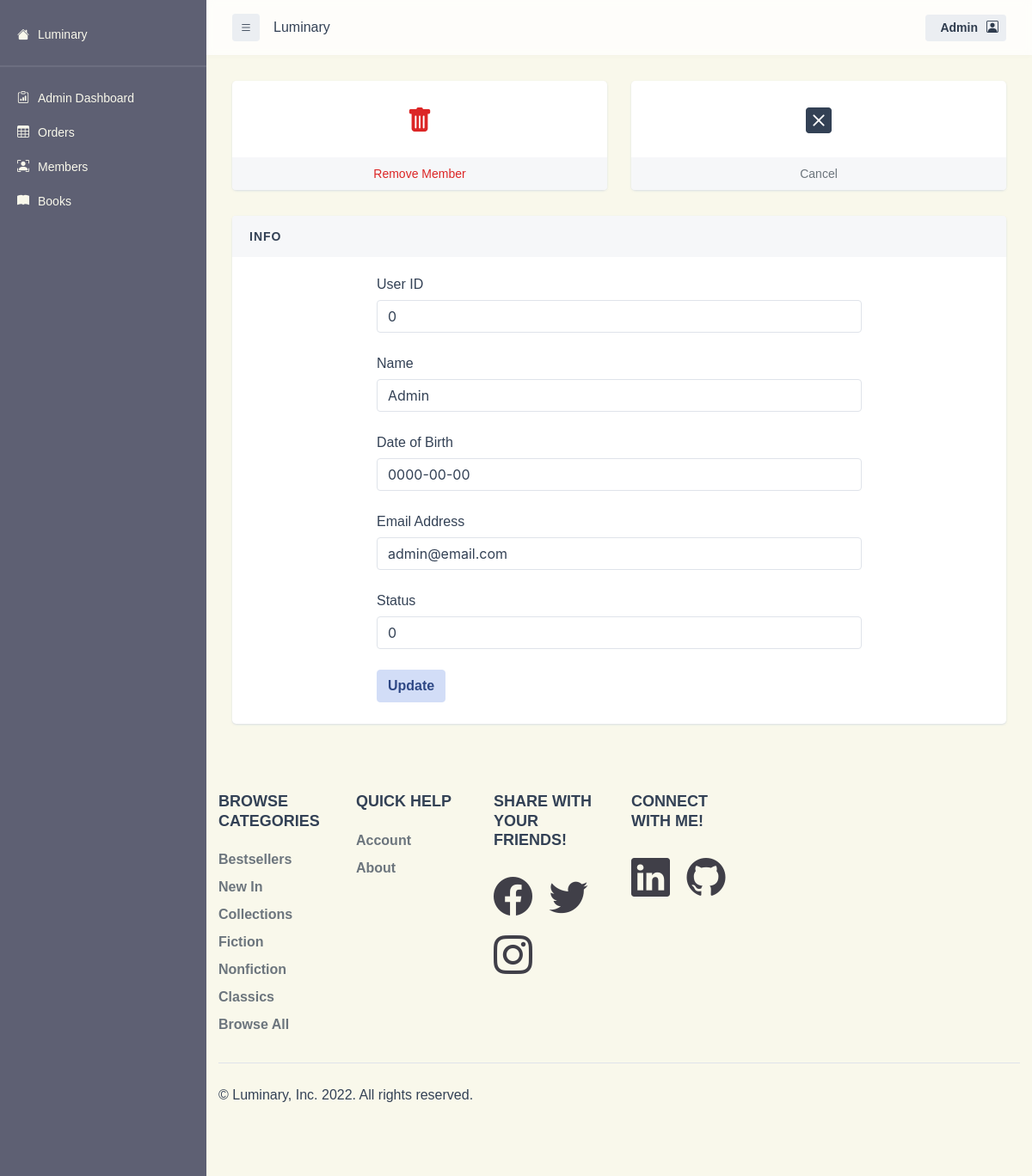
/admin/memberManagement/memberInfo.php?selectedUser=0, run on the app's committed database.
### tables this page shows
CREATE TABLE `Users` (
  `user_id` int(40) NOT NULL,
  `type` int(1) NOT NULL,
  `name` varchar(20) NOT NULL,
  `email` varchar(255) NOT NULL,
  `address` varchar(255) NOT NULL,
  `city` varchar(20) NOT NULL,
  `state` varchar(20) NOT NULL,
  `zip` int(20) NOT NULL,
  `dob` varchar(20) NOT NULL,
  `password` varchar(255) NOT NULL
);

### admin/memberManagement/memberInfo.php (the view, shortened to what this page needs)
<?php
require_once "../../setup/db.connect.php";
$user_id = $_GET['selectedUser'];
$name = $mysqli->query("SELECT name FROM Users WHERE user_id = " . $user_id . "");
$name = $name->fetch_object()->name;
$dob = $mysqli->query("SELECT dob FROM Users WHERE user_id = " . $user_id . "");
$dob = $dob->fetch_object()->dob;
$email = $mysqli->query("SELECT email FROM Users WHERE user_id = " . $user_id . "");
$email = $email->fetch_object()->email;
$type = $mysqli->query("SELECT type FROM Users WHERE user_id = " . $user_id . "");
$type = $type->fetch_object()->type;
?>
<!doctype html>
<html lang="en">
<head>
  <link rel="stylesheet" href="../../assets/js/plugins/select2.min.css">
  <link rel="stylesheet" href="../../assets\js\plugins\dropzone.css">
  <link rel="stylesheet" href="https://cdn.jsdelivr.net/npm/bootstrap-icons@1.8.1/font/bootstrap-icons.css">
  <link rel="stylesheet" id="css-main" href="../../assets/css/oneui.min.css">
  <link rel="stylesheet" href="../../style/index.css">
</head>
<body>
  <body>
    <div id="page-container" class="sidebar-o sidebar-dark enable-page-overlay side-scroll page-header-fixed main-content-boxed">
      <nav id="sidebar" aria-label="Main Navigation" style="background-color: #5E6073;">
        <div class="js-sidebar-scroll">
          <div class="content-side">
            <ul class="nav-main">
              <li class="nav-main-item">
                <a class="nav-main-link" href="../../index.php" style=" color: #F9F8EB;">
                  <i class="bi bi-house-fill"></i>
                  <span class="nav-main-link-name" style="margin-left: 10px;">Luminary</span>
                </a>
              </li>
              <hr style="height: .1rem;">
              <li class="nav-main-item">
                <a class="nav-main-link" href="../admin_dash.php" style=" color: #F9F8EB;">
                  <i class="bi bi-clipboard-data"></i>
                  <span class="nav-main-link-name" style="margin-left: 10px;">Admin Dashboard</span>
                </a>
              </li>
              <li class="nav-main-item">
                <a class="nav-main-link" href="../orderManagement\orders.php" style=" color: #F9F8EB;">
                  <i class="bi bi-table"></i>
                  <span class="nav-main-link-name" style="margin-left: 10px;">Orders</span>
                </a>
              </li>
              <li class="nav-main-item">
                <a class="nav-main-link" href="../memberManagement\members.php" style=" color: #F9F8EB;">
                  <i class="bi bi-person-bounding-box"></i>
                  <span class="nav-main-link-name" style="margin-left: 10px;">Members</span>
                </a>
              </li>
              <li class="nav-main-item">
                <a class="nav-main-link" href="../bookManagement\products.php" style=" color: #F9F8EB;">
                  <i class="bi bi-book-fill"></i>
                  <span class="nav-main-link-name" style="margin-left: 10px;">Books</span>
                </a>
              </li>
            </ul>
          </div>
        </div>
      </nav>
      <header id="page-header">
        <div class="content-header">
          <div class="d-flex align-items-center">
            <button type="button" class="btn btn-sm btn-alt-secondary me-2 d-none d-lg-inline-block" data-toggle="layout" data-action="sidebar_mini_toggle">
              <i class="bi bi-list"></i>
            </button>
            <span class="d-none d-sm-inline-block ms-2">Luminary</span>
          </div>
          <div class="d-flex align-items-center">
            <div class="dropdown d-inline-block ms-2">
              <button type="button" class="btn btn-sm btn-alt-secondary d-flex align-items-center" id="page-header-user-dropdown" data-bs-toggle="dropdown" aria-haspopup="true" aria-expanded="false">
                <span class="d-none d-sm-inline-block ms-2" style="margin-right:10px;">Admin</span>
                <i class="bi bi-person-square"></i>
              </button>
            </div>
          </div>
        </div>
      </header>
      <main id="main-container">
        <div class="content">
          <div class="row">
            <div class="col-6 col-lg-6">
              <a class="block block-rounded block-link-shadow text-center" href="memberInfo.php?selectedUser=<? echo $user_id ?>&delete=true">
                <div class="block-content block-content-full">
                  <div class="fs-2 fw-semibold text-danger">
                    <i class="bi bi-trash-fill"></i>
                  </div>
                </div>
                <div class="block-content py-2 bg-body-light">
                  <p class="fw-medium fs-sm text-danger mb-0">
                    Remove Member
                  </p>
                </div>
              </a>
            </div>
            <div class="col-6 col-lg-6">
              <a class="block block-rounded block-link-shadow text-center" href="members.php">
                <div class="block-content block-content-full">
                  <div class="fs-2 fw-semibold text-dark">
                    <i class="bi bi-x-square-fill"></i>
                  </div>
                </div>
                <div class="block-content py-2 bg-body-light">
                  <p class="fw-medium fs-sm text-gray-dark mb-0">
                    Cancel
                  </p>
                </div>
              </a>
            </div>
          </div>
          <div class="block block-rounded">
            <div class="block-header block-header-default">
              <h3 class="block-title">Info</h3>
            </div>
            <div class="block-content">
              <div class="row justify-content-center">
                <div class="col-md-10 col-lg-8">
                  <form method="post">
                    <div class="mb-4">
                      <label class="form-label" for="one-ecom-product-id">User ID</label>
                      <input type="text" class="form-control" id="one-ecom-product-id" name="user_id" value="<?php echo htmlspecialchars($user_id); ?>">
                    </div>
                    <div class="mb-4">
                      <label class="form-label" for="one-ecom-product-name">Name</label>
                      <input type="text" class="form-control" id="one-ecom-product-name" name="name" value="<?php echo htmlspecialchars($name); ?>">
                    </div>
                    <div class="mb-4">
                      <label class="form-label" for="one-ecom-product-id">Date of Birth</label>
                      <input type="text" class="form-control" id="one-ecom-product-id" name="dob" value="<?php echo htmlspecialchars($dob); ?>">
                    </div>
                    <div class="mb-4">
                      <label class="form-label" for="one-ecom-product-id">Email Address</label>
                      <input type="text" class="form-control" id="one-ecom-product-id" name="email" value="<?php echo htmlspecialchars($email); ?>">
                    </div>
                    <div class="mb-4">
                      <label class="form-label" for="one-ecom-product-id">Status</label>
                      <input type="text" class="form-control" id="one-ecom-product-id" name="type" value="<?php echo htmlspecialchars($type); ?>">
                    </div>
                    <div class="mb-4">
                      <button type="submit" name="update" class="btn btn-alt-primary">Update</button>
                    </div>
                  </form>
                </div>
              </div>
            </div>
          </div>
        </div>
      </main>
<div class="container">
  <footer class="py-5">
    <div class="row">
      <div class="col-2">
        <h5>BROWSE CATEGORIES</h5>
        <ul class="nav flex-column">
          <li class="nav-item mb-2"><a href="./browse/bestsellers.php" class="nav-link p-0 text-muted">Bestsellers</a></li>
          <li class="nav-item mb-2"><a href="./browse/new.php" class="nav-link p-0 text-muted">New In</a></li>
          <li class="nav-item mb-2"><a href="./browse/collections.php" class="nav-link p-0 text-muted">Collections</a></li>
          <li class="nav-item mb-2"><a href="./browse/fiction.php" class="nav-link p-0 text-muted">Fiction</a></li>
          <li class="nav-item mb-2"><a href="./browse/nonfiction.php" class="nav-link p-0 text-muted">Nonfiction</a></li>
          <li class="nav-item mb-2"><a href="./browse/classics.php" class="nav-link p-0 text-muted">Classics</a></li>
          <li class="nav-item mb-2"><a href="./browse/all_books.php" class="nav-link p-0 text-muted">Browse All</a></li>
        </ul>
      </div>
      <div class="col-2">
        <h5>QUICK HELP</h5>
        <ul class="nav flex-column">
          <li class="nav-item mb-2"><a href="./login/profile.php" class="nav-link p-0 text-muted">Account</a></li>
          <li class="nav-item mb-2"><a href="./info/about_us.php" class="nav-link p-0 text-muted">About</a></li>
        </ul>
      </div>
      <div class="col-2">
        <h5>SHARE WITH YOUR FRIENDS!</h5>
        <a href="https://www.facebook.com"><i class="bi bi-facebook" style="font-size: 45px; padding-right: 15px"></i></a>
        <a href="https://www.twitter.com"><i class="bi bi-twitter" style="font-size: 45px; padding-right: 15px"></i></a>
        <a href="https://www.instagram.com"><i class="bi bi-instagram" style="font-size: 45px; padding-right: 15px"></i></a>
      </div>
      <div class="col-2">
        <h5>CONNECT WITH ME!</h5>
        <a href="https://www.linkedin.com/in/shea-tipton-78189516b/"><i class="bi bi-linkedin" style="font-size: 45px; padding-right: 15px"></i></a>
        <a href="https://github.com/sheatipton"><i class="bi bi-github" style="font-size: 45px; padding-right: 15px"></i></a>
      </div>
    </div>
    <div class="d-flex justify-content-between py-4 my-4 border-top">
      <p>&copy; Luminary, Inc. 2022. All rights reserved.</p>
    </div>
  </footer>
    </div>
  </body>
</html>

### style/index.css (style rules this page uses)
body { font-family: 'Anek Tamil', sans-serif; background-color: #F9F8EB; }
.bi { vertical-align: -.125em; color: inherit; }
a { color: #403F48; }

### data on the page
users: name "Admin", dob "0000-00-00", email "admin@email.com", type "0"
